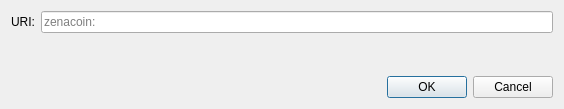
<?xml version="1.0" encoding="UTF-8"?>
<ui version="4.0">
 <class>OpenURIDialog</class>
 <widget class="QDialog" name="OpenURIDialog">
  <property name="geometry">
   <rect>
    <x>0</x>
    <y>0</y>
    <width>564</width>
    <height>109</height>
   </rect>
  </property>
  <property name="windowTitle">
   <string>Open zenacoin URI</string>
  </property>
  <layout class="QVBoxLayout" name="verticalLayout">
   <item>
    <layout class="QHBoxLayout" name="horizontalLayout">
     <item>
      <widget class="QLabel" name="label">
       <property name="text">
        <string>URI:</string>
       </property>
      </widget>
     </item>
     <item>
      <widget class="QValidatedLineEdit" name="uriEdit">
       <property name="placeholderText">
        <string notr="true">zenacoin:</string>
       </property>
      </widget>
     </item>
    </layout>
   </item>
   <item>
    <spacer name="verticalSpacer">
     <property name="orientation">
      <enum>Qt::Vertical</enum>
     </property>
     <property name="sizeHint" stdset="0">
      <size>
       <width>20</width>
       <height>40</height>
      </size>
     </property>
    </spacer>
   </item>
   <item>
    <widget class="QDialogButtonBox" name="buttonBox">
     <property name="orientation">
      <enum>Qt::Horizontal</enum>
     </property>
     <property name="standardButtons">
      <set>QDialogButtonBox::Cancel|QDialogButtonBox::Ok</set>
     </property>
    </widget>
   </item>
  </layout>
 </widget>
 <customwidgets>
  <customwidget>
   <class>QValidatedLineEdit</class>
   <extends>QLineEdit</extends>
   <header>qt/qvalidatedlineedit.h</header>
  </customwidget>
 </customwidgets>
 <resources/>
 <connections>
  <connection>
   <sender>buttonBox</sender>
   <signal>accepted()</signal>
   <receiver>OpenURIDialog</receiver>
   <slot>accept()</slot>
   <hints>
    <hint type="sourcelabel">
     <x>248</x>
     <y>254</y>
    </hint>
    <hint type="destinationlabel">
     <x>157</x>
     <y>274</y>
    </hint>
   </hints>
  </connection>
  <connection>
   <sender>buttonBox</sender>
   <signal>rejected()</signal>
   <receiver>OpenURIDialog</receiver>
   <slot>reject()</slot>
   <hints>
    <hint type="sourcelabel">
     <x>316</x>
     <y>260</y>
    </hint>
    <hint type="destinationlabel">
     <x>286</x>
     <y>274</y>
    </hint>
   </hints>
  </connection>
 </connections>
</ui>
